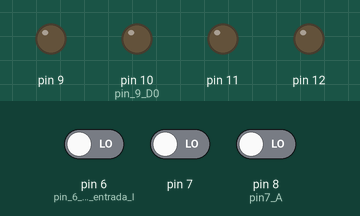
Bench run of a sketch on a simulated Arduino Uno, built with avr-gcc and run on an emulated ATmega328P. Parts: output pins drawn as LEDs (lit = HIGH). The inputs (shaded band) are chosen by the test bench; at power-on: pin 6 (pin_6_es_la_entrada_I) LOW, pin 7 LOW, pin 8 (pin7_A) LOW.

Above: at 1.2 s.
1.3 s: pin 6 (pin_6_es_la_entrada_I) driven HIGH
At 2.5 s:
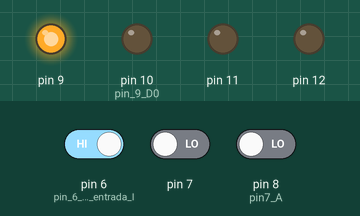
2.8 s: pin 7 driven HIGH
At 3.6 s:
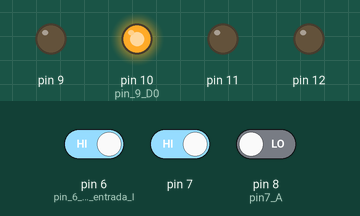
4.3 s: pin 8 (pin7_A) driven HIGH
At 4.7 s:
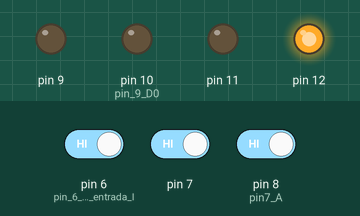
5.8 s: pin 7 driven LOW
At 7.0 s:
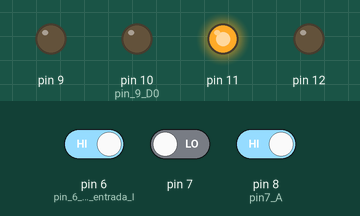
7.3 s: pin 6 (pin_6_es_la_entrada_I) driven LOW
At 8.2 s:
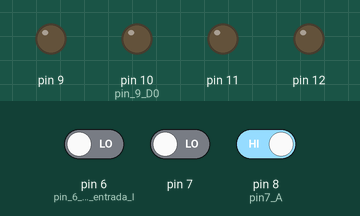
Timing chart, 0 to 9.8 s (numbered marks = the images above; inputs shaded):
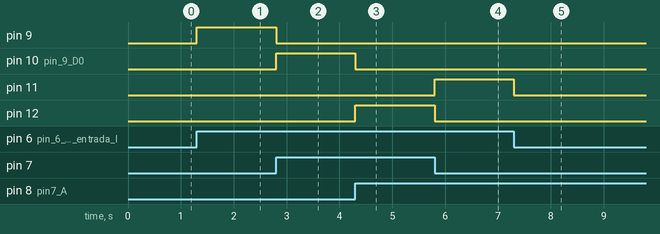

The sketch:

dmx1a4.ino
```cpp
//Autor:Dario Jorge Iglesias
boolean A,B,D0,D1,D2,D3,I;
void setup(){
  pinMode(6,INPUT);  //pin 6 es la entrada I
  pinMode(7,INPUT);  pinMode(8,INPUT);//pin7 A, pin8 B
  pinMode(9,OUTPUT); pinMode(10,OUTPUT);//pin 9 D0,10 D1
  pinMode(11,OUTPUT);pinMode(12,OUTPUT);//11 D2,12 D3
            }
void loop()
{
  I=digitalRead(6);//Entrada I en 6
  A=digitalRead(7);//Entrada A en 7
  B=digitalRead(8);//Leemos variable de control B
  D0=!A&!B&I; digitalWrite(9,D0);//Saca dato I por D0
  D1=!B&A&I;  digitalWrite(10,D1);//Saca dato I por D1
  D2=!A&B&I;  digitalWrite(11,D2);//Saca dato I por D2
  D3=A&B&I;   digitalWrite(12,D3);//Saca dato I por D3
}
```

Measured:
- after the input at 1.3 s, pin 9: LOW → HIGH at once
- after the input at 2.8 s, pin 9: HIGH → LOW at once; pin 10 (pin_9_D0): LOW → HIGH at once
- after the input at 4.3 s, pin 10 (pin_9_D0): HIGH → LOW at once; pin 12: LOW → HIGH at once
- after the input at 5.8 s, pin 11: LOW → HIGH at once; pin 12: HIGH → LOW at once
- after the input at 7.3 s, pin 11: HIGH → LOW at once
